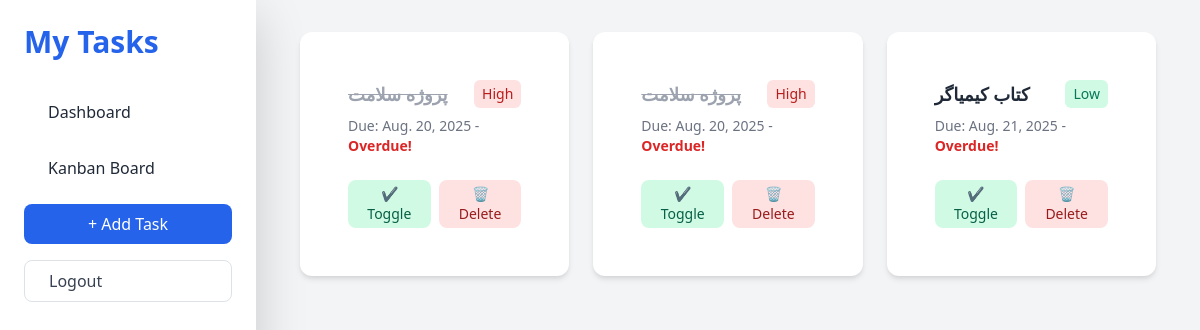
The app's page / (signed in), older data.
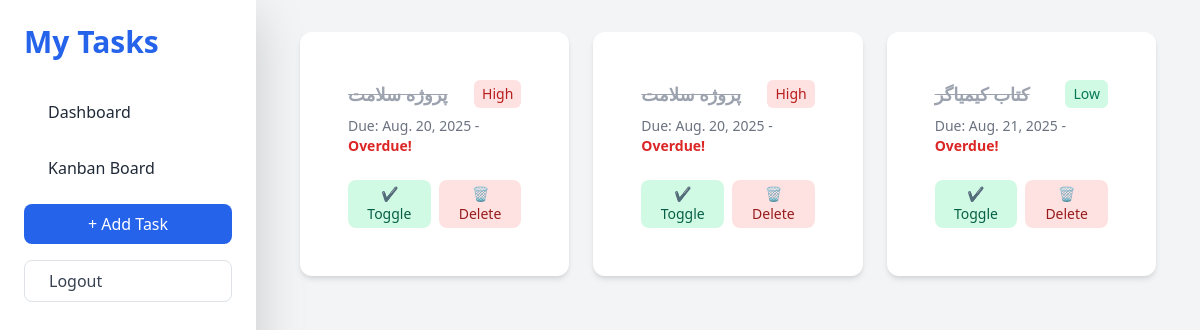
The same page, newer data.
### tasks/models.py (models this page shows, shortened)
class Task(models.Model):
    user = models.ForeignKey(User, on_delete=models.CASCADE)
    category = models.ForeignKey(Category, on_delete=models.SET_NULL, null=True, blank=True)
    title = models.CharField(max_length=200)
    description = models.TextField(blank=True, null=True)
    completed = models.BooleanField(default=False)
    due_date = models.DateField(null=True, blank=True)
    priority = models.CharField(max_length=10, choices=[
        ("low", "Low"),
        ("medium", "Medium"),
        ("high", "High"),
    ], default="medium")
    created_at = models.DateTimeField(auto_now_add=True)

### tasks/views.py (the view)
# urls.py: path("", task_list, name="task_list"),
@login_required
def task_list(request):
    sort = request.GET.get('sort', 'due_date')
    direction = request.GET.get('dir', 'asc')
    order = sort if direction == 'asc' else f"-{sort}"
    tasks = Task.objects.filter(user=request.user).order_by(order)
    for task in tasks:
        if task.due_date:
            delta = task.due_date - timezone.now().date()
            task.days_left = delta.days
        else:
            task.days_left = None
    return render(request, "tasks/task_list.html", {"tasks": tasks, "sort": sort, "dir": direction})

### tasks/templates/tasks/task_list.html
{% extends "base.html" %}
{% block content %}
<div class="flex min-h-screen bg-gray-100 font-sans">
  <aside class="w-64 bg-white shadow-lg flex flex-col p-6">
    <h2 class="text-3xl font-extrabold text-blue-600 mb-8"><a href="{% url 'task_list' %}">My Tasks</a> </h2>
     <nav class="flex flex-col gap-3">
      <a href="{% url 'dashboard' %}" class="px-4 py-2 rounded-lg hover:bg-blue-100 hover:text-blue-700 transition-colors">Dashboard</a>
      <a href="{% url 'kanban_board' %}" class="px-4 py-2 rounded-lg hover:bg-yellow-100 hover:text-yellow-700 transition-colors">Kanban Board</a>
      <a href="{% url 'task_create' %}" class="px-4 py-2 rounded-lg bg-blue-600 text-white text-center hover:bg-blue-700 transition-colors">+ Add Task</a>
      <a href="{% url 'logout' %}" class="px-4 py-2 rounded-lg border border-gray-300 text-gray-700 hover:bg-gray-200 transition-colors">Logout</a>
    </nav>
  </aside>
  <main class="flex-1 p-8">
    <div class="container mx-auto">
      {% if tasks %}
      <div class="grid grid-cols-1 sm:grid-cols-2 lg:grid-cols-3 gap-6">
        {% for task in tasks %}
        <div class="bg-white p-5 rounded-xl shadow-md hover:shadow-xl transition-transform transform hover:-translate-y-2 hover:scale-105">
          <div class="flex justify-between items-start mb-2">
            <h3 class="text-lg font-semibold {% if task.completed %}line-through text-gray-400{% endif %}">{{ task.title }}</h3>
            <span class="px-2 py-1 text-sm font-medium rounded
              {% if task.priority == 'high' %}bg-red-100 text-red-700{% elif task.priority == 'medium' %}bg-yellow-100 text-yellow-700{% else %}bg-green-100 text-green-700{% endif %}">
              {{ task.priority|capfirst }}
            </span>
          </div>
          {% if task.due_date %}
          <p class="text-sm text-gray-500 mt-1">
            Due: <span class="font-medium">{{ task.due_date }}</span> -
            {% if task.days_left > 0 %}
              <span class="text-blue-600 font-semibold">{{ task.days_left }} days left</span>
            {% elif task.days_left == 0 %}
              <span class="text-orange-600 font-semibold">Today</span>
            {% else %}
              <span class="text-red-600 font-semibold">Overdue!</span>
            {% endif %}
          </p>
          {% endif %}
          <div class="mt-4 flex gap-2">
            <a href="{% url 'task_toggle' task.id %}" class="flex-1 text-center px-3 py-1 bg-green-100 text-green-800 rounded-lg hover:bg-green-200 transition font-medium text-sm">✔ Toggle</a>
            <a href="{% url 'task_delete' task.id %}" class="flex-1 text-center px-3 py-1 bg-red-100 text-red-800 rounded-lg hover:bg-red-200 transition font-medium text-sm">🗑 Delete</a>
          </div>
        </div>
        {% endfor %}
      </div>
      {% else %}
      <div class="text-center text-gray-400 mt-32 text-lg">
        🚀 No tasks yet! Start by adding one.
      </div>
      {% endif %}
    </div>
  </main>
</div>
{% endblock %}

Row changes from the older to the newer data that the page shows:
changed Task "کتاب کیمیاگر": completed False → True (drawn)
